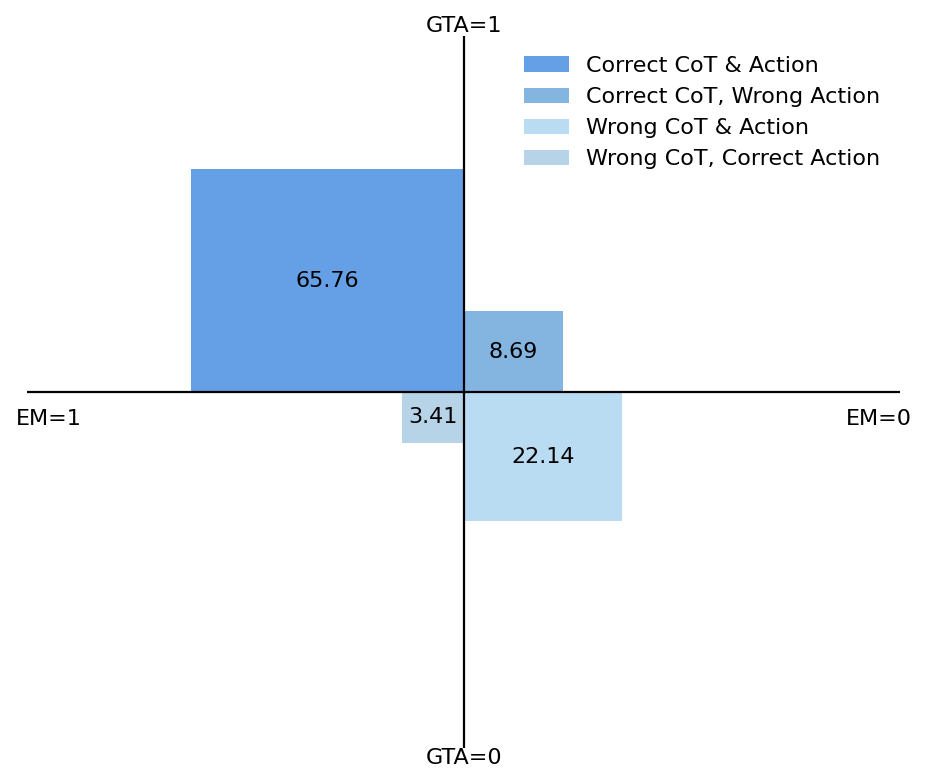

Source code (Python):
# quadrant_plot_full_noborder.py
# -*- coding: utf-8 -*-
"""
完全无边框象限图
- 矩形无边框
- 图例无边框
- 去掉坐标轴四周的脊线
"""

from typing import Dict, Tuple, Optional
import math
import matplotlib.pyplot as plt
from matplotlib.patches import Rectangle


def draw_quadrant(
    counts: Dict[str, float],
    colors: Dict[str, str],
    labels: Dict[str, str],
    *,
    area_scale: float = 0.04,
    squares: bool = True,
    rect_ratio: float = 1.6,
    single_axes: bool = True,
    top_title: str = "GTA=1",
    bottom_title: str = "GTA=0",
    right_title: str = "EM=0",
    left_title: str = "EM=1",
    title_fontsize: int = 10,
    show_legend: bool = True,
    legend_loc: str = "upper right",
    legend_fontsize: int = 10,
    figsize: Tuple[float, float] = (6, 5),
    dpi: int = 160,
    save_path: Optional[str] = None,
) -> plt.Axes:
    def size_from_count(c: float):
        area = max(c, 0) * area_scale
        if squares:
            s = math.sqrt(area)
            return s, s
        else:
            h = math.sqrt(area / rect_ratio)
            w = rect_ratio * h
            return w, h

    size = {k: size_from_count(counts[k]) for k in ("Q1", "Q2", "Q3", "Q4")}
    max_extent = max(max(w, h) for (w, h) in size.values())

    fig, ax = plt.subplots(figsize=figsize, dpi=dpi)

    # 中心线
    if single_axes:
        ax.axhline(0, color="black", lw=1)
        ax.axvline(0, color="black", lw=1)

    # Q2 (右上角，原Q1位置)
    w, h = size["Q2"]
    ax.add_patch(Rectangle((0, 0), w, h, facecolor=colors["Q2"], alpha=0.85,
                           edgecolor="none"))
    ax.text(0.5 * w, 0.5 * h, f"{counts['Q2']:.2f}",
            ha="center", va="center", fontsize=10, color="black")

    # Q1 (左上角，原Q2位置)
    w, h = size["Q1"]
    ax.add_patch(Rectangle((-w, 0), w, h, facecolor=colors["Q1"], alpha=0.85,
                           edgecolor="none"))
    ax.text(-0.5 * w, 0.5 * h, f"{counts['Q1']:.2f}",
            ha="center", va="center", fontsize=10, color="black")

    # Q4 (左下角，原Q3位置)
    w, h = size["Q4"]
    ax.add_patch(Rectangle((-w, -h), w, h, facecolor=colors["Q4"], alpha=0.85,
                           edgecolor="none"))
    ax.text(-0.5 * w, -0.5 * h, f"{counts['Q4']:.2f}",
            ha="center", va="center", fontsize=10, color="black")

    # Q3 (右下角，原Q4位置)
    w, h = size["Q3"]
    ax.add_patch(Rectangle((0, -h), w, h, facecolor=colors["Q3"], alpha=0.85,
                           edgecolor="none"))
    ax.text(0.5 * w, -0.5 * h, f"{counts['Q3']:.2f}",
            ha="center", va="center", fontsize=10, color="black")

    # 上下标签：上标签高于y轴顶部，下标签低于y轴底部
    ax.text(0, max_extent * 1.6, top_title, ha="center", va="bottom", fontsize=title_fontsize)
    ax.text(0, -max_extent * 1.6, bottom_title, ha="center", va="top", fontsize=title_fontsize)
    # 左右标签：略低于x轴
    ax.text(max_extent * 1.4, -0.2, right_title, ha="left", va="center", fontsize=title_fontsize)
    ax.text(-max_extent * 1.4, -0.2, left_title, ha="right", va="center", fontsize=title_fontsize)

    # 图例
    if show_legend:
        proxies = [Rectangle((0, 0), 1, 1, facecolor=colors[q], alpha=0.85,
                             edgecolor="none") for q in ("Q1", "Q2", "Q3", "Q4")]
        ax.legend(proxies, [labels[q] for q in ("Q1", "Q2", "Q3", "Q4")],
                  loc=legend_loc, fontsize=legend_fontsize, frameon=False)

    # 范围与刻度
    ax.set_xlim(-max_extent * 1.6, max_extent * 1.6)
    ax.set_ylim(-max_extent * 1.6, max_extent * 1.6)
    ax.set_xticks([])
    ax.set_yticks([])

    # 去掉整张图的四周边框
    for spine in ax.spines.values():
        spine.set_visible(False)

    fig.tight_layout()
    if save_path:
        fig.savefig(save_path, bbox_inches="tight")

    return ax


# 示例
if __name__ == "__main__":
    counts = {"Q1": 65.76, "Q2": 8.69, "Q3": 22.14, "Q4": 3.41}
    colors = {"Q1": "#4A90E2", "Q2": "#6FA8DC", "Q3": "#AED6F1", "Q4": "#A9CCE3"}
    labels = {
        "Q1": "Correct CoT & Action",
        "Q2": "Correct CoT, Wrong Action",
        "Q3": "Wrong CoT & Action",
        "Q4": "Wrong CoT, Correct Action",
    }

    draw_quadrant(counts, colors, labels,
                  area_scale=0.04,
                  save_path="quadrant_plot.png")

    # plt.show()
